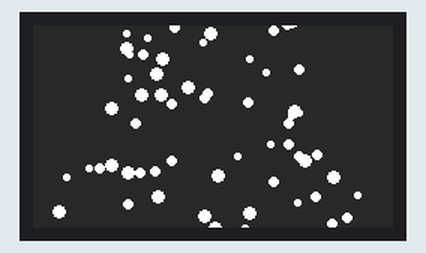
Simulated run of this program. Board: Raspberry Pi Pico running MicroPython. Parts: 240×135 colour display. Random numbers come from a fixed seed.

Above: at 0.1 s.
At 0.59 s:
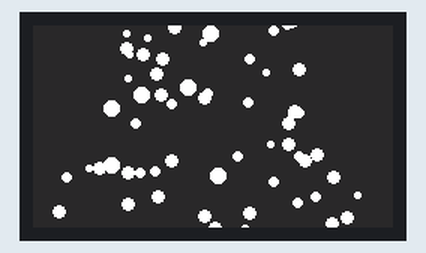

The program:

Baubles.py
```python
import time
import random
from picographics import PicoGraphics, DISPLAY_PICO_DISPLAY, PEN_P8

display = PicoGraphics(display=DISPLAY_PICO_DISPLAY, pen_type=PEN_P8)
display.set_backlight(1.0)

WIDTH, HEIGHT = display.get_bounds()

BG = display.create_pen(40, 40, 40)
star = display.create_pen(250, 250, 25)
white = display.create_pen(255, 255, 255)

dx = 15
dy = 35

minr = 2
maxr = 4

bpl = 15
class Bauble:
    def __init__(self, x, y, r, dr):
        self.x = x
        self.y = y
        self.r = r
        self.dr = dr

baubles = []

for i in range(0, bpl):
    r = random.randint(0, 10) + 3
    baubles.append(
        Bauble(
            random.randint(dx, WIDTH - dx - r),
            random.randint(HEIGHT - dy, HEIGHT),
            random.randint(minr,maxr),
            random.randint(-1,1)
        ))

for i in range(bpl, bpl*2):
    r = random.randint(0, 10) + 3
    baubles.append(
        Bauble(
            random.randint((2*dx), WIDTH - (2*dx)),
            random.randint(HEIGHT - (2*dy), HEIGHT - dy),
            random.randint(minr,maxr),
            random.randint(-1,1),
        ))

for i in range(bpl*2, bpl*3):
    r = random.randint(0, 10) + 3
    baubles.append(
        Bauble(
            random.randint((3*dx), WIDTH - (3*dx)),
            random.randint(HEIGHT - (3*dy), HEIGHT - (2*dy)),
            random.randint(minr,maxr),
            random.randint(-1,1),
        ))

for i in range(bpl*3, bpl*4):
    r = random.randint(0, 10) + 3
    baubles.append(
        Bauble(
            random.randint((4*dx), WIDTH - (4*dx)),
            random.randint(HEIGHT - (4*dy), HEIGHT - (3*dy)),
            random.randint(minr,maxr),
            random.randint(-1,1),
        ))

while True:
    display.set_pen(BG)
    display.clear()

    for bauble in baubles:

        display.set_pen(white)
        display.circle(int(bauble.x), int(bauble.y), int(bauble.r))

    display.update()
    time.sleep(0.15)

    for bauble in baubles:

        twinkle = bauble.r + bauble.dr
        display.set_pen(white)
        display.circle(int(bauble.x), int(bauble.y), int(twinkle))

    display.update()
    time.sleep(0.15)
```
